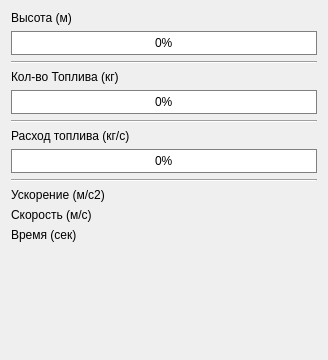
<?xml version="1.0" encoding="UTF-8"?>
<ui version="4.0">
 <class>CurrentDataView</class>
 <widget class="QWidget" name="CurrentDataView">
  <property name="geometry">
   <rect>
    <x>0</x>
    <y>0</y>
    <width>328</width>
    <height>360</height>
   </rect>
  </property>
  <property name="windowTitle">
   <string>Form</string>
  </property>
  <layout class="QVBoxLayout" name="verticalLayout_2">
   <item>
    <layout class="QGridLayout" name="gridLayout">
     <item row="8" column="0">
      <widget class="QLabel" name="fuelEmissionLabel">
       <property name="text">
        <string>Расход топлива (кг/с)</string>
       </property>
      </widget>
     </item>
     <item row="0" column="1">
      <widget class="QLabel" name="heightVal">
       <property name="text">
        <string/>
       </property>
       <property name="alignment">
        <set>Qt::AlignRight|Qt::AlignTrailing|Qt::AlignVCenter</set>
       </property>
      </widget>
     </item>
     <item row="11" column="1">
      <widget class="QLabel" name="accelVal">
       <property name="text">
        <string/>
       </property>
       <property name="alignment">
        <set>Qt::AlignRight|Qt::AlignTrailing|Qt::AlignVCenter</set>
       </property>
      </widget>
     </item>
     <item row="13" column="1">
      <widget class="QLabel" name="velocityVal">
       <property name="text">
        <string/>
       </property>
       <property name="alignment">
        <set>Qt::AlignRight|Qt::AlignTrailing|Qt::AlignVCenter</set>
       </property>
      </widget>
     </item>
     <item row="0" column="0">
      <widget class="QLabel" name="heightLabel">
       <property name="text">
        <string>Высота (м)</string>
       </property>
      </widget>
     </item>
     <item row="10" column="0" colspan="2">
      <widget class="Line" name="line_3">
       <property name="orientation">
        <enum>Qt::Horizontal</enum>
       </property>
      </widget>
     </item>
     <item row="13" column="0">
      <widget class="QLabel" name="velocityLabel">
       <property name="text">
        <string>Скорость (м/с)</string>
       </property>
      </widget>
     </item>
     <item row="2" column="0" colspan="2">
      <widget class="Line" name="line">
       <property name="orientation">
        <enum>Qt::Horizontal</enum>
       </property>
      </widget>
     </item>
     <item row="3" column="1">
      <widget class="QLabel" name="fuelMassVal">
       <property name="text">
        <string/>
       </property>
       <property name="alignment">
        <set>Qt::AlignRight|Qt::AlignTrailing|Qt::AlignVCenter</set>
       </property>
      </widget>
     </item>
     <item row="1" column="0" colspan="2">
      <widget class="QProgressBar" name="heightBar">
       <property name="styleSheet">
        <string notr="true"> QProgressBar::chunk {
	background-color: lightgreen;
	width: 1px;
 }

 QProgressBar {
	border: 1px solid grey;
	border-radius: 0px;
	text-align: center;
 }</string>
       </property>
       <property name="value">
        <number>0</number>
       </property>
      </widget>
     </item>
     <item row="5" column="0" colspan="2">
      <widget class="Line" name="line_2">
       <property name="orientation">
        <enum>Qt::Horizontal</enum>
       </property>
      </widget>
     </item>
     <item row="8" column="1">
      <widget class="QLabel" name="fuelEmissionVal">
       <property name="text">
        <string/>
       </property>
       <property name="alignment">
        <set>Qt::AlignRight|Qt::AlignTrailing|Qt::AlignVCenter</set>
       </property>
      </widget>
     </item>
     <item row="9" column="0" colspan="2">
      <widget class="QProgressBar" name="fuelEmissionBar">
       <property name="styleSheet">
        <string notr="true"> QProgressBar::chunk {
	background-color: lightgreen;
	width: 1px;
 }

 QProgressBar {
	border: 1px solid grey;
	border-radius: 0px;
	text-align: center;
 }</string>
       </property>
       <property name="value">
        <number>0</number>
       </property>
      </widget>
     </item>
     <item row="3" column="0">
      <widget class="QLabel" name="fuelMassLabel">
       <property name="text">
        <string>Кол-во Топлива (кг)</string>
       </property>
      </widget>
     </item>
     <item row="11" column="0">
      <widget class="QLabel" name="accelLabel">
       <property name="text">
        <string>Ускорение (м/с2)</string>
       </property>
      </widget>
     </item>
     <item row="4" column="0" colspan="2">
      <widget class="QProgressBar" name="fuelMassBar">
       <property name="styleSheet">
        <string notr="true"> QProgressBar::chunk {
	background-color: lightgreen;
	width: 1px;
 }

 QProgressBar {
	border: 1px solid grey;
	border-radius: 0px;
	text-align: center;
 }</string>
       </property>
       <property name="value">
        <number>0</number>
       </property>
      </widget>
     </item>
     <item row="14" column="0">
      <widget class="QLabel" name="timeLabel">
       <property name="text">
        <string>Время (сек)</string>
       </property>
      </widget>
     </item>
     <item row="14" column="1">
      <widget class="QLabel" name="timeVal">
       <property name="text">
        <string/>
       </property>
       <property name="alignment">
        <set>Qt::AlignRight|Qt::AlignTrailing|Qt::AlignVCenter</set>
       </property>
      </widget>
     </item>
    </layout>
   </item>
   <item>
    <spacer name="verticalSpacer">
     <property name="orientation">
      <enum>Qt::Vertical</enum>
     </property>
     <property name="sizeHint" stdset="0">
      <size>
       <width>20</width>
       <height>40</height>
      </size>
     </property>
    </spacer>
   </item>
  </layout>
 </widget>
 <resources/>
 <connections/>
</ui>
